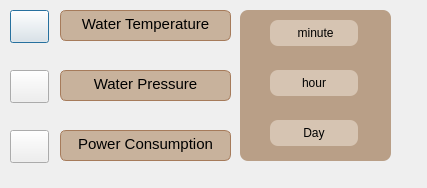
<?xml version="1.0" encoding="UTF-8"?>
<ui version="4.0">
 <class>SensorAnalyticsDialog</class>
 <widget class="QDialog" name="SensorAnalyticsDialog">
  <property name="geometry">
   <rect>
    <x>0</x>
    <y>0</y>
    <width>427</width>
    <height>188</height>
   </rect>
  </property>
  <property name="windowTitle">
   <string>Dialog</string>
  </property>
  <widget class="QPushButton" name="btnWaterTemp">
   <property name="geometry">
    <rect>
     <x>10</x>
     <y>10</y>
     <width>39</width>
     <height>33</height>
    </rect>
   </property>
   <property name="maximumSize">
    <size>
     <width>50</width>
     <height>40</height>
    </size>
   </property>
   <property name="text">
    <string/>
   </property>
   <property name="icon">
    <iconset resource="resources.qrc">
     <normaloff>:/Bilder_ikoner/thermometer.svg</normaloff>:/Bilder_ikoner/thermometer.svg</iconset>
   </property>
   <property name="iconSize">
    <size>
     <width>27</width>
     <height>27</height>
    </size>
   </property>
  </widget>
  <widget class="QPushButton" name="btnWaterPressure">
   <property name="geometry">
    <rect>
     <x>10</x>
     <y>70</y>
     <width>39</width>
     <height>33</height>
    </rect>
   </property>
   <property name="maximumSize">
    <size>
     <width>50</width>
     <height>40</height>
    </size>
   </property>
   <property name="text">
    <string/>
   </property>
   <property name="icon">
    <iconset resource="resources.qrc">
     <normaloff>:/Bilder_ikoner/droplet.svg</normaloff>:/Bilder_ikoner/droplet.svg</iconset>
   </property>
   <property name="iconSize">
    <size>
     <width>27</width>
     <height>27</height>
    </size>
   </property>
  </widget>
  <widget class="QPushButton" name="btnPowerConsumption">
   <property name="geometry">
    <rect>
     <x>10</x>
     <y>130</y>
     <width>39</width>
     <height>33</height>
    </rect>
   </property>
   <property name="maximumSize">
    <size>
     <width>50</width>
     <height>40</height>
    </size>
   </property>
   <property name="text">
    <string/>
   </property>
   <property name="icon">
    <iconset resource="resources.qrc">
     <normaloff>:/Bilder_ikoner/battery-charging.svg</normaloff>:/Bilder_ikoner/battery-charging.svg</iconset>
   </property>
   <property name="iconSize">
    <size>
     <width>27</width>
     <height>27</height>
    </size>
   </property>
  </widget>
  <widget class="QTextEdit" name="textEdit">
   <property name="geometry">
    <rect>
     <x>60</x>
     <y>10</y>
     <width>171</width>
     <height>31</height>
    </rect>
   </property>
   <property name="styleSheet">
    <string notr="true">background-color: #C8B29C;
color: #000000;
border: 1px solid #A67B5B;
border-radius: 6px;
</string>
   </property>
   <property name="html">
    <string>&lt;!DOCTYPE HTML PUBLIC &quot;-//W3C//DTD HTML 4.0//EN&quot; &quot;http://www.w3.org/TR/REC-html40/strict.dtd&quot;&gt;
&lt;html&gt;&lt;head&gt;&lt;meta name=&quot;qrichtext&quot; content=&quot;1&quot; /&gt;&lt;meta charset=&quot;utf-8&quot; /&gt;&lt;style type=&quot;text/css&quot;&gt;
p, li { white-space: pre-wrap; }
hr { height: 1px; border-width: 0; }
li.unchecked::marker { content: &quot;\2610&quot;; }
li.checked::marker { content: &quot;\2612&quot;; }
&lt;/style&gt;&lt;/head&gt;&lt;body style=&quot; font-family:'Sans'; font-size:10pt; font-weight:400; font-style:normal;&quot;&gt;
&lt;p align=&quot;center&quot; style=&quot; margin-top:0px; margin-bottom:0px; margin-left:0px; margin-right:0px; -qt-block-indent:0; text-indent:0px;&quot;&gt;&lt;span style=&quot; font-family:'Ubuntu Sans'; font-size:11pt;&quot;&gt;Water Temperature&lt;/span&gt;&lt;/p&gt;&lt;/body&gt;&lt;/html&gt;</string>
   </property>
  </widget>
  <widget class="QTextEdit" name="textEdit_2">
   <property name="geometry">
    <rect>
     <x>60</x>
     <y>70</y>
     <width>171</width>
     <height>31</height>
    </rect>
   </property>
   <property name="styleSheet">
    <string notr="true">background-color: #C8B29C;
color: #000000;
border: 1px solid #A67B5B;
border-radius: 6px;
</string>
   </property>
   <property name="html">
    <string>&lt;!DOCTYPE HTML PUBLIC &quot;-//W3C//DTD HTML 4.0//EN&quot; &quot;http://www.w3.org/TR/REC-html40/strict.dtd&quot;&gt;
&lt;html&gt;&lt;head&gt;&lt;meta name=&quot;qrichtext&quot; content=&quot;1&quot; /&gt;&lt;meta charset=&quot;utf-8&quot; /&gt;&lt;style type=&quot;text/css&quot;&gt;
p, li { white-space: pre-wrap; }
hr { height: 1px; border-width: 0; }
li.unchecked::marker { content: &quot;\2610&quot;; }
li.checked::marker { content: &quot;\2612&quot;; }
&lt;/style&gt;&lt;/head&gt;&lt;body style=&quot; font-family:'Sans'; font-size:10pt; font-weight:400; font-style:normal;&quot;&gt;
&lt;p align=&quot;center&quot; style=&quot; margin-top:0px; margin-bottom:0px; margin-left:0px; margin-right:0px; -qt-block-indent:0; text-indent:0px;&quot;&gt;&lt;span style=&quot; font-family:'Ubuntu Sans'; font-size:11pt;&quot;&gt;Water Pressure&lt;/span&gt;&lt;/p&gt;&lt;/body&gt;&lt;/html&gt;</string>
   </property>
  </widget>
  <widget class="QTextEdit" name="textEdit_3">
   <property name="geometry">
    <rect>
     <x>60</x>
     <y>130</y>
     <width>171</width>
     <height>31</height>
    </rect>
   </property>
   <property name="styleSheet">
    <string notr="true">background-color: #C8B29C;
color: #000000;
border: 1px solid #A67B5B;
border-radius: 6px;
</string>
   </property>
   <property name="html">
    <string>&lt;!DOCTYPE HTML PUBLIC &quot;-//W3C//DTD HTML 4.0//EN&quot; &quot;http://www.w3.org/TR/REC-html40/strict.dtd&quot;&gt;
&lt;html&gt;&lt;head&gt;&lt;meta name=&quot;qrichtext&quot; content=&quot;1&quot; /&gt;&lt;meta charset=&quot;utf-8&quot; /&gt;&lt;style type=&quot;text/css&quot;&gt;
p, li { white-space: pre-wrap; }
hr { height: 1px; border-width: 0; }
li.unchecked::marker { content: &quot;\2610&quot;; }
li.checked::marker { content: &quot;\2612&quot;; }
&lt;/style&gt;&lt;/head&gt;&lt;body style=&quot; font-family:'Sans'; font-size:10pt; font-weight:400; font-style:normal;&quot;&gt;
&lt;p align=&quot;center&quot; style=&quot; margin-top:0px; margin-bottom:0px; margin-left:0px; margin-right:0px; -qt-block-indent:0; text-indent:0px;&quot;&gt;&lt;span style=&quot; font-family:'Ubuntu Sans'; font-size:11pt;&quot;&gt;Power Consumption&lt;/span&gt;&lt;/p&gt;&lt;/body&gt;&lt;/html&gt;</string>
   </property>
  </widget>
  <widget class="QFrame" name="frameTimescale">
   <property name="geometry">
    <rect>
     <x>240</x>
     <y>10</y>
     <width>151</width>
     <height>151</height>
    </rect>
   </property>
   <property name="styleSheet">
    <string notr="true">background-color: #B99F87;
border-radius: 8px;
color: #000000;
</string>
   </property>
   <property name="frameShape">
    <enum>QFrame::NoFrame</enum>
   </property>
   <widget class="QPushButton" name="day">
    <property name="geometry">
     <rect>
      <x>30</x>
      <y>10</y>
      <width>88</width>
      <height>26</height>
     </rect>
    </property>
    <property name="styleSheet">
     <string notr="true">background-color: #D6C4B2;
border-radius: 8px;
color: #000000;
</string>
    </property>
    <property name="text">
     <string> minute</string>
    </property>
   </widget>
   <widget class="QPushButton" name="week">
    <property name="geometry">
     <rect>
      <x>30</x>
      <y>60</y>
      <width>88</width>
      <height>26</height>
     </rect>
    </property>
    <property name="styleSheet">
     <string notr="true">background-color: #D6C4B2;
border-radius: 8px;
color: #000000;
</string>
    </property>
    <property name="text">
     <string>hour</string>
    </property>
   </widget>
   <widget class="QPushButton" name="month">
    <property name="geometry">
     <rect>
      <x>30</x>
      <y>110</y>
      <width>88</width>
      <height>26</height>
     </rect>
    </property>
    <property name="styleSheet">
     <string notr="true">background-color: #D6C4B2;
border-radius: 8px;
color: #000000;
</string>
    </property>
    <property name="text">
     <string>Day</string>
    </property>
   </widget>
  </widget>
 </widget>
 <resources>
  <include location="resources.qrc"/>
 </resources>
 <connections/>
</ui>
